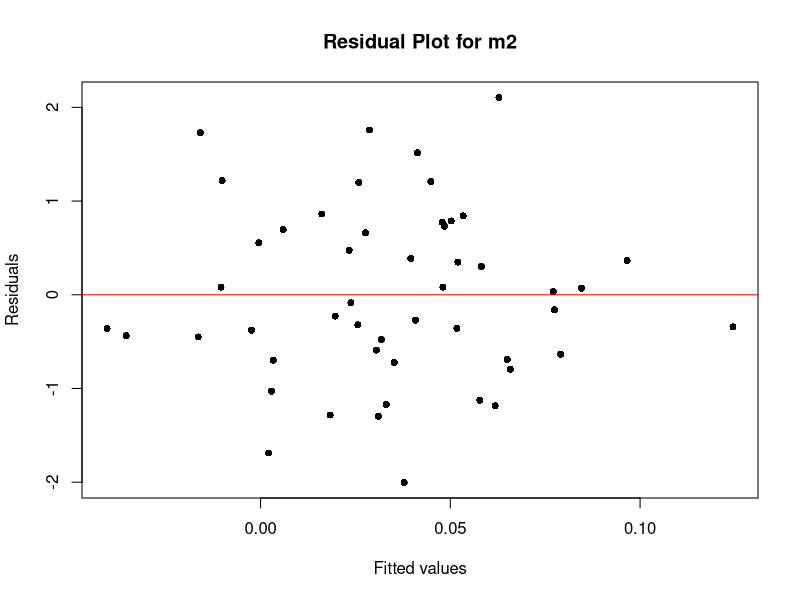

This figure's R source:
set.seed(123)
y <- rnorm(50)
x <- rnorm(50)

y2 <- rep(y, 100)
x2 <- rep(x, 100)

m1 <- lm(y ~ x)
m2 <- lm(y2 ~ x2)

summary(m1)

summary(m2)

plot(m2$fitted.values, 
     resid(m2),
     xlab = "Fitted values", 
     ylab = "Residuals",
     main = "Residual Plot for m2",
     pch = 20)
par(new = TRUE)

abline(h=0, col = "red")
